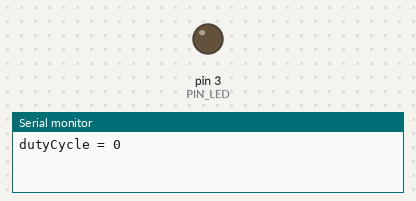
A sketch run on a simulated Arduino Uno, built with avr-gcc and run on an emulated ATmega328P. Parts: output pins drawn as LEDs (lit = HIGH), the last lines printed to the serial monitor.

Above: at 0.05 s.
At 1.3 s:
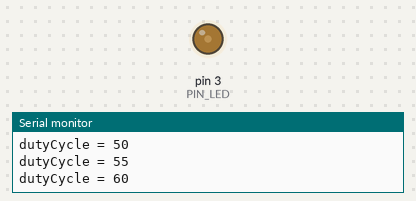
At 2.6 s:
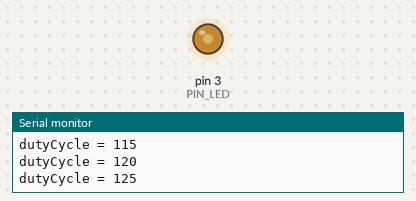
At 5.2 s:
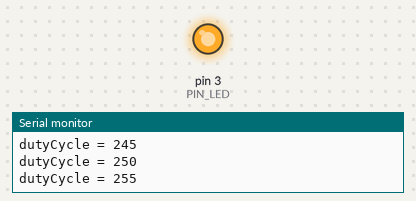
Timing chart, 0 to 6.8 s (numbered marks = the images above):
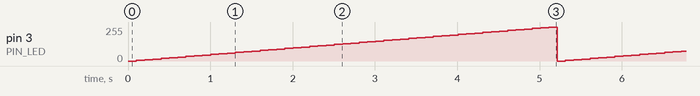

Measured:
- by itself, pin 3 (PIN_LED): ramps from 0/255 to 255/255 and jumps back, once every 5.2 s

The sketch:

partie2_serie.ino
```cpp
// TP2 - Partie 2 : moniteur serie
#define PIN_LED 3

void setup() {
    pinMode(PIN_LED, OUTPUT);
  Serial.begin(9600);   // meme vitesse a choisir dans le moniteur
}

void loop() {
    for (int dutyCycle = 0; dutyCycle <= 255; dutyCycle += 5) {
    analogWrite(PIN_LED, dutyCycle);
    Serial.print("dutyCycle = ");   // chaine de caracteres, sans retour a la ligne
    Serial.println(dutyCycle);      // valeur, puis retour a la ligne
    delay(100);
    }
}
```
